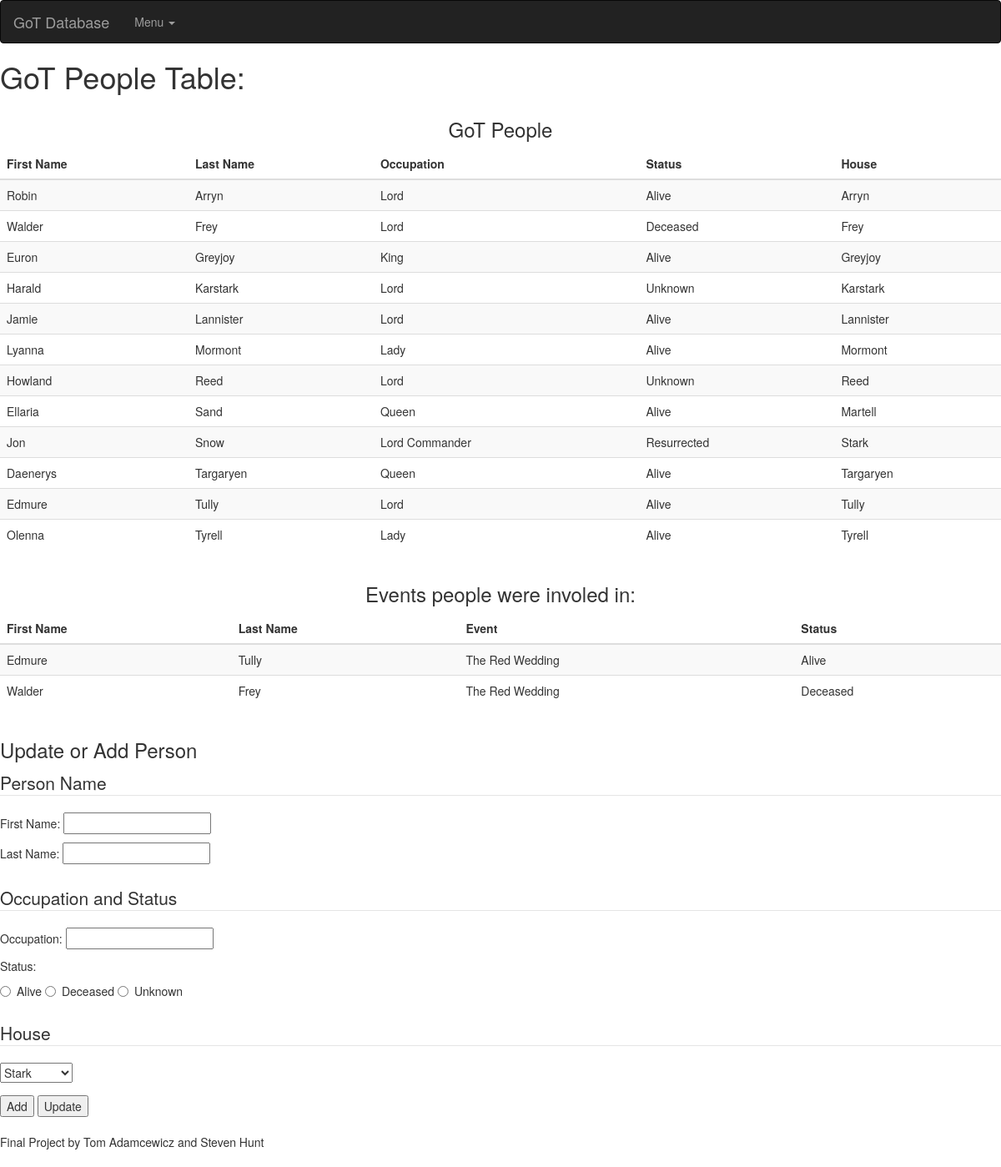
Screenshot of /gotpeople.php with the database file from the repository.
### tables this page shows
CREATE TABLE GoTPeople
(
 id INT AUTO_INCREMENT PRIMARY KEY,
 FirstName VARCHAR(255) NOT NULL,
 LastName VARCHAR(255),
 Occupation VARCHAR(255),
 Status VARCHAR(255),
 HouseId INT
);

CREATE TABLE GoTHouses
(
 id INT AUTO_INCREMENT PRIMARY KEY,
 Name VARCHAR(255) NOT NULL,
 HeadId INT,
 Colors VARCHAR(255) NOT NULL,
 Sigil VARCHAR(255) NOT NULL,
 HouseWords VARCHAR(255), 
 FOREIGN KEY(HeadId) REFERENCES GoTPeople(id)
 ON DELETE SET NULL ON UPDATE CASCADE
);

### gotpeople.php (the view, shortened to what this page needs)
<?php
$dbhost = 'oniddb.cws.oregonstate.edu';
$dbname = 'adamcewt-db';
$dbuser = 'adamcewt-db';
$dbpass = 'lvM53HhGM1h1R6OO';
$mysqli = new mysqli($dbhost, $dbuser, $dbpass, $dbname);
?>
<!DOCTYPE html>
<html lang="en">
<head>
    <link href="css/bootstrap.min.css" rel="stylesheet">
</head>
<body>
<nav class="navbar navbar-inverse">
      <div class="container-fluid">
        <div class="navbar-header">
          <a class="navbar-brand" href="index.php">GoT Database</a>
        </div>
        <div class="collapse navbar-collapse" id="bs-example-navbar-collapse-2">
          <ul class="nav navbar-nav">
            <li class="dropdown">
              <a aria-expanded="false" class="dropdown-toggle" data-toggle="dropdown" href="#" role="button">Menu <span class="caret"></span></a>
            </li>
          </ul>
        </div>
      </div>
    </nav>
    <h1>GoT People Table:</h1>
<div class="table-responsive">
<table class="table table-sm table-striped table-hover">
	<h3 class="text-center">GoT People</h3>
  <thead class="thead thead-default">
		<tr>
			<th>First Name</th>
			<th>Last Name</th>
			<th>Occupation</th>
      <th>Status</th>
      <th>House</th>
		</tr>
  </thead>
<?php
if(!($stmt = $mysqli->prepare("SELECT p.FirstName, p.LastName, p.Occupation, p.Status, h.Name FROM GoTPeople p
    INNER JOIN GoTHouses h ON p.HouseId = h.id ORDER BY p.LastName"))){
  echo "Prepare failed: "  . $stmt->errno . " " . $stmt->error;
}
if(!$stmt->execute()){
  echo "Execute failed: "  . $mysqli->connect_errno . " " . $mysqli->connect_error;
}
if(!$stmt->bind_result($FirstName, $LastName, $Occupation, $Status, $HouseId)){
	echo "Bind failed: "  . $mysqli->connect_errno . " " . $mysqli->connect_error;
}
while($stmt->fetch()){
 echo "<tr>\n<td>" . $FirstName . "</td>\n<td>" . $LastName . "</td>\n<td>" . $Occupation . "</td>\n<td>" . $Status . "</td><td>". $HouseId . "</td>\n</tr>\n";
}
?>
</table>
</div>
<div class="table-responsive">
<table class="table table-sm table-striped table-hover">
  <h3 class="text-center">Events people were involed in:</h3>
  <thead class="thead thead-default">
    <tr>
      <th>First Name</th>
      <th>Last Name</th>
      <th>Event</th>
      <th>Status</th>
    </tr>
  </thead>
  <?php
if(!($stmt = $mysqli->prepare("SELECT p.FirstName, p.LastName, e.Name, p.Status FROM GoTPeople p
    INNER JOIN GoTPeopleEvents gpe ON p.id = gpe.pid
    INNER JOIN GoTEvents e ON gpe.eid = e.id GROUP BY p.FirstName ORDER BY e.Name"))){
  echo "Prepare failed: "  . $stmt->errno . " " . $stmt->error;
}
if(!$stmt->execute()){
  echo "Execute failed: "  . $mysqli->connect_errno . " " . $mysqli->connect_error;
}
if(!$stmt->bind_result($FirstName, $LastName, $Event, $Status)){
  echo "Bind failed: "  . $mysqli->connect_errno . " " . $mysqli->connect_error;
}
while($stmt->fetch()){
 echo "<tr>\n<td>" . $FirstName . "</td>\n<td>" . $LastName . "</td>\n<td>" . $Event . "</td><td>". $Status . "</td>\n</tr>\n";
}
?>
</table>
</div>
<div class="form">
<h3>Update or Add Person</h3>
<form class="form-block" method="post" action="gotpeople_add_update.php">
    <fieldset class="form-group">
      <legend>Person Name</legend>
      <p>First Name: <input type="text" name="FirstName" /></p>
      <p>Last Name: <input type="text" name="LastName" /></p>
    </fieldset>
    <fieldset class="form-group">
      <legend>Occupation and Status</legend>
      <p>Occupation: <input type="text" name="Occupation" /></p>
      <p>Status:</p>
      <div class="radio">
      <label><input type="radio" name="Status" value="Alive">Alive</label>
      <label><input type="radio" name="Status" value="Deceased">Deceased</label>
      <label><input type="radio" name="Status" value="Unknown">Unknown</label>
      </div>
    </fieldset>
    <fieldset class="form-group">
      <legend>House</legend>
      <select name="HouseId">
<?php
if(!($stmt = $mysqli->prepare("SELECT id, Name FROM GoTHouses"))){
  echo "Prepare failed: "  . $stmt->errno . " " . $stmt->error;
}
if(!$stmt->execute()){
  echo "Execute failed: "  . $mysqli->connect_errno . " " . $mysqli->connect_error;
}
if(!$stmt->bind_result($id, $Name)){
  echo "Bind failed: "  . $mysqli->connect_errno . " " . $mysqli->connect_error;
}
while($stmt->fetch()){
  echo '<option value=" '. $id . ' "> ' . $Name . '</option>\n';
}
?>
    </select>
    </fieldset>
    <input type="submit" name="Add" value="Add" />
    <input type="submit" name="Update" value="Update" />
  </form>
</div>
<br>
<footer> Final Project by Tom Adamcewicz and Steven Hunt</footer>
<br>
</body>
</html

### rows the page displays
gotpeople: FirstName "Robin", LastName "Arryn", Occupation "Lord", Status "Alive", HouseId.Name "Arryn"
gotpeople: FirstName "Walder", LastName "Frey", Occupation "Lord", Status "Deceased", HouseId.Name "Frey"
gotpeople: FirstName "Euron", LastName "Greyjoy", Occupation "King", Status "Alive", HouseId.Name "Greyjoy"
gotpeople: FirstName "Harald", LastName "Karstark", Occupation "Lord", Status "Unknown", HouseId.Name "Karstark"
gotpeople: FirstName "Jamie", LastName "Lannister", Occupation "Lord", Status "Alive", HouseId.Name "Lannister"
gotpeople: FirstName "Lyanna", LastName "Mormont", Occupation "Lady", Status "Alive", HouseId.Name "Mormont"
gotpeople: FirstName "Howland", LastName "Reed", Occupation "Lord", Status "Unknown", HouseId.Name "Reed"
gotpeople: FirstName "Ellaria", LastName "Sand", Occupation "Queen", Status "Alive", HouseId.Name "Martell"
gotpeople: FirstName "Jon", LastName "Snow", Occupation "Lord Commander", Status "Resurrected", HouseId.Name "Stark"
gotpeople: FirstName "Daenerys", LastName "Targaryen", Occupation "Queen", Status "Alive", HouseId.Name "Targaryen"
gotpeople: FirstName "Edmure", LastName "Tully", Occupation "Lord", Status "Alive", HouseId.Name "Tully"
gotpeople: FirstName "Olenna", LastName "Tyrell", Occupation "Lady", Status "Alive", HouseId.Name "Tyrell"

### other values shown
$FirstName "Edmure"
$LastName "Tully"
$Event "The Red Wedding"
$Status "Alive"
$FirstName "Walder"
$LastName "Frey"
$Status "Deceased"
form field HouseId "Stark"
